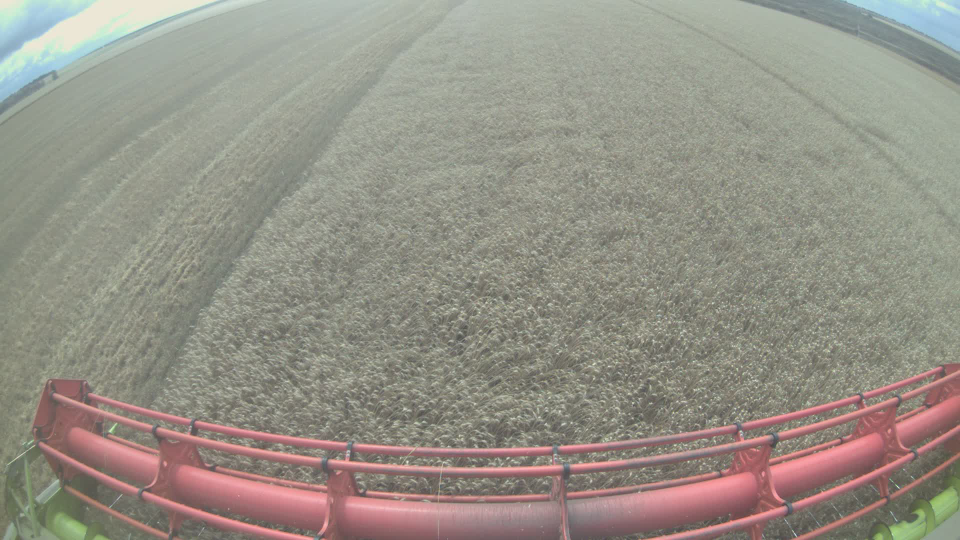
#> input picture img.png, 1920 x 1080 px (shown at 1/2 size)
$ jupyter execute 'Никитина Полина.ipynb'   (older library calls are emulated)
#> lines starting #> are read from the running program, lines starting #| are printed output that depends on the picture
[cell 1]
import cv2
import numpy as np
import matplotlib.pyplot as plt

**Предварительная обработка**

[cell 2]
import math

def bilinear_kernel(src, x, y):
    x1 = int(math.floor(x))
    y1 = int(math.floor(y))
    x2 = min(x1 + 1, src.shape[1] - 1)
    y2 = min(y1 + 1, src.shape[0] - 1)

    i_11 = src[y1, x1, :]
    i_12 = src[y2, x1, :]
    i_21 = src[y1, x2, :]
    i_22 = src[y2, x2, :]

    return i_11 * (x2 - x) * (y2 - y) + \
           i_12 * (x2 - x) * (y - y1) + \
           i_21 * (x - x1) * (y2 - y) + \
           i_22 * (x - x1) * (y - y1)

[cell 3]
i = cv2.imread("./img.png")
#> i is the input picture: shape (1080, 1920, 3); mean B, G, R 134.8, 145.5, 149.4
i = cv2.cvtColor(i, cv2.COLOR_BGR2RGB)
img = i
plt.imshow(i)
cv2.imwrite("out.png", i)
#> Out = True

[cell 4]
# Параметры центральной проекции
f_x = 943.37 # пиксельное фокусное расстояние по оси X
f_y = 943.37 # пиксельное фокусное расстояние по оси Y
u_x = 990.38 # координаты центрального пикселя (principal point) по X
u_y = 487.67 # координаты центрального пикселя (principal point) по Y

# Матрица центральной проекции
K = np.array(
    [
        [f_x, 0.0, u_x],
        [0.0, f_y, u_y],
        [0.0, 0.0, 1.0]
    ],
    dtype=np.float32 # opencv работает с float32
)

# Параметры радиальной дисторсии
k_1 = -0.3229
k_2 = 0.1042
k_3 = -0.0148

D = np.array([k_1, k_2, 0.0, 0.0, k_3], dtype=np.float32)

# Размеры изображения
image_size = (1920, 1080)

# Углы поворота с.к. камеры
r_1 = -0.6344
r_2 = -0.0416
r_3 = 0.0157

# координаты установки камеры в с.к. робота
t_1 = -0.378
t_2 = -3.915
t_3 = 2.400

print('K = ', K)
print('D = ', D)
print('image_size = ', image_size)

[cell 5]
import numpy.linalg
# матрица поворота
R = np.linalg.inv(cv2.Rodrigues(np.array([r_1, r_2, r_3], dtype=np.float32))[0])

t = np.array([[t_1], [t_2], [t_3]], dtype=np.float32)
RT = np.hstack((R, -R@t))
print(f"R|t = \n{RT}")

# матрица камеры наблюдения
P = K @ RT
print(f"P = \n{P}")

def proj_pt(P, r):
    h_pix = P @ np.hstack((r, [1]))
    return (h_pix[0] / h_pix[2], h_pix[1] / h_pix[2])

print(proj_pt(P, [0,0,5]))
print(proj_pt(P, [0,0,6]))
print(proj_pt(P, [0,0,7]))
print(proj_pt(P, [3,0,10]))
print(proj_pt(P, [3,0,20]))

[cell 6]
# уравнение плоскости проекции
plane = np.array([0,1,0,0], dtype=np.float32) # Y = 0

# применим формулы для вычисления гомографии с предыдущей лекции
P_plane = np.vstack((P, plane))
H = P @ np.linalg.inv(P_plane)[:, :3]
rH = np.linalg.inv(K).dot(H).dot(K)

print(H)

## Задача 1
Напишите класс для вычисления карты пересчета undistort-преобразования.
Сравните результат с выводом функции cv2.initUndistortRectifyMap

[cell 7]
# вывод функции cv2.initUnistortRectifyMap
rmap_x, rmap_y = cv2.initUndistortRectifyMap(K, D, rH, K, image_size, cv2.CV_32FC1)
lib_undistort = cv2.remap(i, rmap_x, rmap_y, interpolation=cv2.INTER_LINEAR)
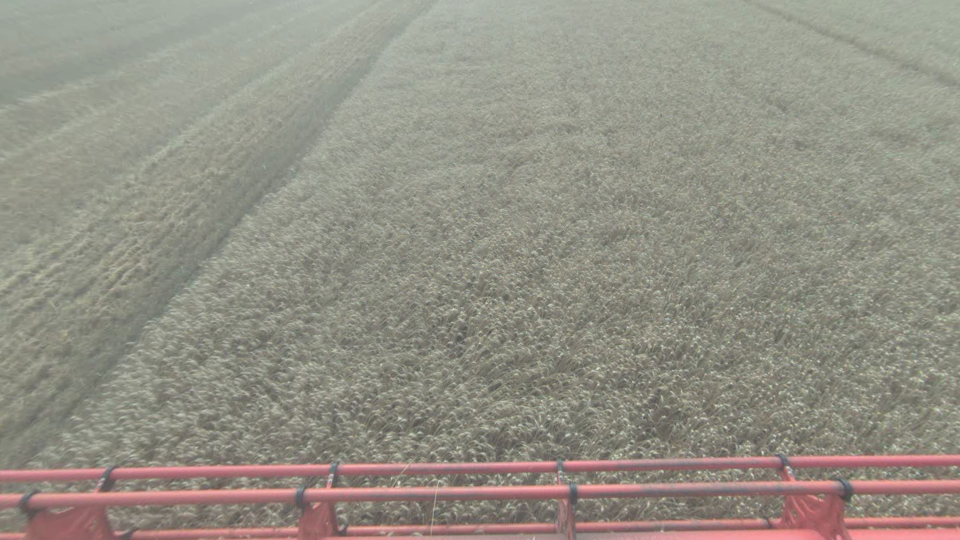
#> lib_undistort: shape (1080, 1920, 3) (shown at 1/2 size); mean R, G, B 147.6, 144.6, 133.2

cv2.imwrite("lib_undistort.png", lib_undistort)
#> Out = True
